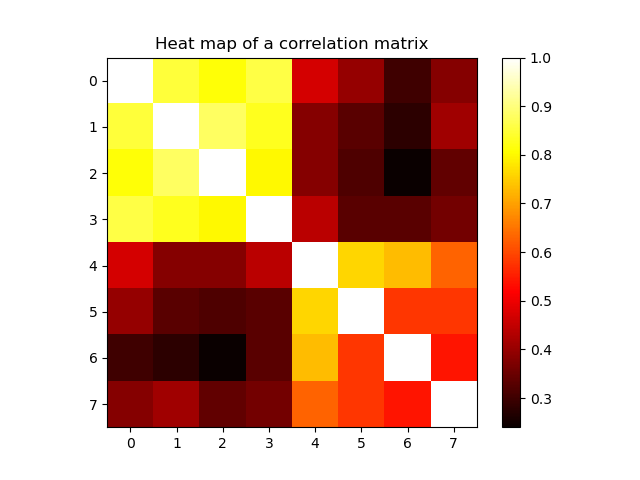

The Python source for this figure:
#! /usr/bin/env python3
#
def correlation_heat_map ( ):

#*****************************************************************************80
#
## correlation_heat_map() draws a heat map of a correlation matrix.
#
#  Discussion:
#
#    The matrix C is symmetric, with values between -1 (highest anticorrelation)
#    and +1 (highest correlation), with 1's on the diagonal.
#
#    In this example, all the entries are positive.
#
#  Licensing:
#
#    This code is distributed under the MIT license.
#
#  Modified:
#
#    16 April 2025
#
#  Author:
#
#    John Burkardt
#
  from matplotlib import cm
  import csv
  import matplotlib
  import matplotlib.pyplot as plt
  import numpy as np
  import platform

  print ( '' )
  print ( 'correlation_heat_map():' )
  print ( '  python version:     ' + platform.python_version ( ) )
  print ( '  numpy version:      ' + np.version.version )
  print ( '  matplotlib version: ' + matplotlib.__version__ )
  print ( '  Make a heat map from a correlation matrix C(1:n,1:n)' )
#
#  Set the data.
#
  C = np.array ( [ \
    [ 1.00, 0.85, 0.81, 0.86, 0.47, 0.40, 0.30, 0.38 ], \
    [ 0.85, 1.00, 0.88, 0.83, 0.38, 0.33, 0.28, 0.41 ], \
    [ 0.81, 0.88, 1.00, 0.80, 0.38, 0.32, 0.24, 0.34 ], \
    [ 0.86, 0.83, 0.80, 1.00, 0.44, 0.33, 0.33, 0.36 ], \
    [ 0.47, 0.38, 0.38, 0.44, 1.00, 0.76, 0.73, 0.63 ], \
    [ 0.40, 0.33, 0.32, 0.33, 0.76, 1.00, 0.58, 0.58 ], \
    [ 0.30, 0.28, 0.24, 0.33, 0.73, 0.58, 1.00, 0.54 ], \
    [ 0.38, 0.41, 0.34, 0.36, 0.63, 0.58, 0.54, 1.00 ] ] )
#
#  Form the figure.
#
  plt.imshow ( C, cmap = 'hot', interpolation = 'nearest' )
  plt.colorbar ( )
  plt.title ( 'Heat map of a correlation matrix' )
  filename = 'correlation_heat_map.png'
  plt.savefig ( filename )
  print ( '' )
  print ( '  Graphics saved as "' + filename + '"' )
  plt.show ( block = False )
  plt.close ( )
#
#  Terminate.
#
  print ( '' )
  print ( 'correlation_heat_map():' )
  print ( '  Normal end of execution.' )
  return

def timestamp ( ):

#*****************************************************************************80
#
## timestamp() prints the date as a timestamp.
#
#  Licensing:
#
#    This code is distributed under the MIT license. 
#
#  Modified:
#
#    06 April 2013
#
#  Author:
#
#    John Burkardt
#
  import time

  t = time.time ( )
  print ( time.ctime ( t ) )

  return

if ( __name__ == '__main__' ):
  timestamp ( )
  correlation_heat_map ( )
  timestamp ( )
 
